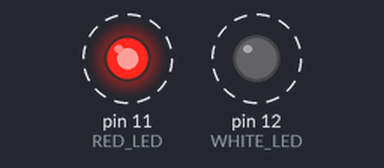
A sketch run on a simulated Arduino Uno, built with avr-gcc and run on an emulated ATmega328P. On the bench: output pins drawn as LEDs (lit = HIGH). Dashed ring = blinking.

Above: at 0.2 s.
Timing chart, 0 to 3.0 s (numbered marks = the images above):
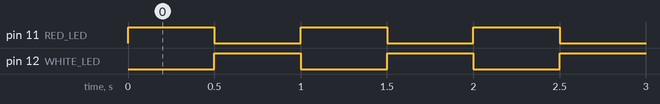

Measured:
- by itself, pin 11 (RED_LED), pin 12 (WHITE_LED): alternates HIGH for 0.50 s and LOW for 0.50 s

The sketch:

Blink.ino
```cpp
#define RED_LED 11
#define WHITE_LED 12

void setup() {
  // put your setup code here, to run once:
  pinMode(RED_LED, OUTPUT);
  pinMode(WHITE_LED, OUTPUT);
}

void loop() {
  digitalWrite(RED_LED, HIGH);
  digitalWrite(WHITE_LED, LOW);
  delay(500);

  digitalWrite(RED_LED, LOW);
  digitalWrite(WHITE_LED, HIGH);
  delay(500);
}
```
